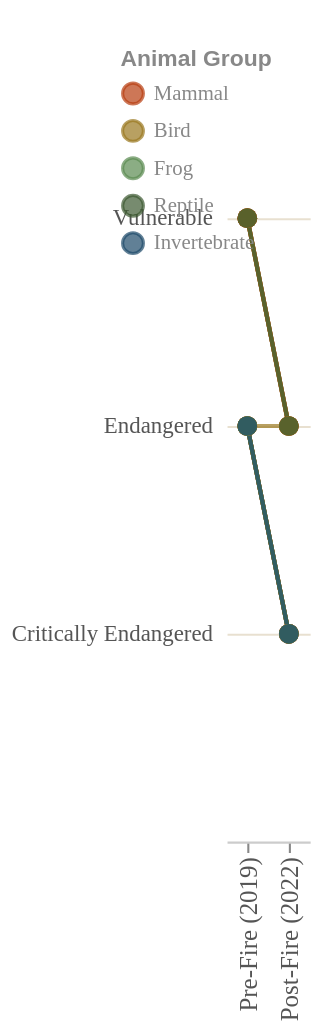

Specify this chart in Vega-Lite:
### Vega-Lite specification from a JSON file in a GitHub repository (floating-point values rounded to 4 significant figures)
{"$schema": "https://vega.github.io/schema/vega-lite/v5.json", "width": "container", "height": 400, "background": "transparent", "data": {"values": [{"species": "Kangaroo Island Dunnart", "group": "Mammal", "time": "Pre-Fire (2019)", "status": 2, "label": "Endangered"}, {"species": "Kangaroo Island Dunnart", "group": "Mammal", "time": "Post-Fire (2022)", "status": 1, "label": "Critically Endangered"}, {"species": "Long-footed Potoroo", "group": "Mammal", "time": "Pre-Fire (2019)", "status": 2, "label": "Endangered"}, {"species": "Long-footed Potoroo", "group": "Mammal", "time": "Post-Fire (2022)", "status": 1, "label": "Critically Endangered"}, {"species": "Greater Glider", "group": "Mammal", "time": "Pre-Fire (2019)", "status": 3, "label": "Vulnerable"}, {"species": "Greater Glider", "group": "Mammal", "time": "Post-Fire (2022)", "status": 2, "label": "Endangered"}, {"species": "Leadbeater's Possum", "group": "Mammal", "time": "Pre-Fire (2019)", "status": 2, "label": "Endangered"}, {"species": "Leadbeater's Possum", "group": "Mammal", "time": "Post-Fire (2022)", "status": 1, "label": "Critically Endangered"}, {"species": "Smoky Mouse", "group": "Mammal", "time": "Pre-Fire (2019)", "status": 2, "label": "Endangered"}, {"species": "Smoky Mouse", "group": "Mammal", "time": "Post-Fire (2022)", "status": 1, "label": "Critically Endangered"}, {"species": "Brush-tailed Rock-wallaby", "group": "Mammal", "time": "Pre-Fire (2019)", "status": 3, "label": "Vulnerable"}, {"species": "Brush-tailed Rock-wallaby", "group": "Mammal", "time": "Post-Fire (2022)", "status": 2, "label": "Endangered"}, {"species": "Eastern Pygmy Possum", "group": "Mammal", "time": "Pre-Fire (2019)", "status": 3, "label": "Vulnerable"}, {"species": "Eastern Pygmy Possum", "group": "Mammal", "time": "Post-Fire (2022)", "status": 2, "label": "Endangered"}, {"species": "Swift Parrot", "group": "Bird", "time": "Pre-Fire (2019)", "status": 2, "label": "Endangered"}, {"species": "Swift Parrot", "group": "Bird", "time": "Post-Fire (2022)", "status": 1, "label": "Critically Endangered"}, {"species": "Regent Honeyeater", "group": "Bird", "time": "Pre-Fire (2019)", "status": 2, "label": "Endangered"}, {"species": "Regent Honeyeater", "group": "Bird", "time": "Post-Fire (2022)", "status": 1, "label": "Critically Endangered"}, {"species": "Glossy Black-Cockatoo", "group": "Bird", "time": "Pre-Fire (2019)", "status": 3, "label": "Vulnerable"}, {"species": "Glossy Black-Cockatoo", "group": "Bird", "time": "Post-Fire (2022)", "status": 2, "label": "Endangered"}, {"species": "Eastern Bristlebird", "group": "Bird", "time": "Pre-Fire (2019)", "status": 2, "label": "Endangered"}, {"species": "Eastern Bristlebird", "group": "Bird", "time": "Post-Fire (2022)", "status": 2, "label": "Endangered"}, {"species": "Gang-gang Cockatoo", "group": "Bird", "time": "Pre-Fire (2019)", "status": 3, "label": "Vulnerable"}, {"species": "Gang-gang Cockatoo", "group": "Bird", "time": "Post-Fire (2022)", "status": 2, "label": "Endangered"}, {"species": "Blue Mountains Swamp Frog", "group": "Frog", "time": "Pre-Fire (2019)", "status": 2, "label": "Endangered"}, {"species": "Blue Mountains Swamp Frog", "group": "Frog", "time": "Post-Fire (2022)", "status": 1, "label": "Critically Endangered"}, {"species": "Stuttering Frog", "group": "Frog", "time": "Pre-Fire (2019)", "status": 2, "label": "Endangered"}, {"species": "Stuttering Frog", "group": "Frog", "time": "Post-Fire (2022)", "status": 1, "label": "Critically Endangered"}, {"species": "Narrow-headed Skink", "group": "Reptile", "time": "Pre-Fire (2019)", "status": 3, "label": "Vulnerable"}, {"species": "Narrow-headed Skink", "group": "Reptile", "time": "Post-Fire (2022)", "status": 2, "label": "Endangered"}, {"species": "Kangaroo Island Assassin Spider", "group": "Invertebrate", "time": "Pre-Fire (2019)", "status": 2, "label": "Endangered"}, {"species": "Kangaroo Island Assassin Spider", "group": "Invertebrate", "time": "Post-Fire (2022)", "status": 1, "label": "Critically Endangered"}]}, "params": [{"name": "groupSelect", "value": "All", "bind": {"input": "select", "options": ["All", "Mammal", "Bird", "Frog", "Reptile", "Invertebrate"], "labels": ["All Groups", "Mammals", "Birds", "Frogs", "Reptiles", "Invertebrates"], "name": "Filter by group: "}}], "transform": [{"filter": "groupSelect === 'All' || datum.group === groupSelect"}], "layer": [{"mark": {"type": "line", "strokeWidth": 2, "opacity": 0.7}, "encoding": {"x": {"field": "time", "type": "ordinal", "sort": ["Pre-Fire (2019)", "Post-Fire (2022)"], "axis": {"title": null, "labelColor": "#555", "labelFont": "DM Mono", "labelFontSize": 12, "grid": false, "domainColor": "#ccc"}}, "y": {"field": "status", "type": "quantitative", "scale": {"domain": [0.5, 3.5]}, "axis": {"title": null, "values": [1, 2, 3], "labelExpr": "datum.value===1?'Critically Endangered':datum.value===2?'Endangered':'Vulnerable'", "labelColor": "#555", "labelFont": "DM Mono", "labelFontSize": 11, "grid": true, "gridColor": "#e8e0d0", "domainColor": "transparent", "tickColor": "transparent"}}, "detail": {"field": "species"}, "color": {"field": "group", "type": "nominal", "scale": {"domain": ["Mammal", "Bird", "Frog", "Reptile", "Invertebrate"], "range": ["#b83d10", "#9a7820", "#5a8a50", "#3d5a32", "#1e4a6a"]}, "legend": {"title": "Animal Group", "labelColor": "#888", "titleColor": "#888", "labelFont": "DM Mono", "orient": "top-right"}}, "tooltip": [{"field": "species", "title": "Species"}, {"field": "group", "title": "Group"}, {"field": "time", "title": "Period"}, {"field": "label", "title": "Threat Status"}]}}, {"mark": {"type": "point", "filled": true, "size": 90}, "encoding": {"x": {"field": "time", "type": "ordinal", "sort": ["Pre-Fire (2019)", "Post-Fire (2022)"]}, "y": {"field": "status", "type": "quantitative"}, "color": {"field": "group", "type": "nominal", "scale": {"domain": ["Mammal", "Bird", "Frog", "Reptile", "Invertebrate"], "range": ["#b83d10", "#9a7820", "#5a8a50", "#3d5a32", "#1e4a6a"]}}, "tooltip": [{"field": "species", "title": "Species"}, {"field": "group", "title": "Group"}, {"field": "time", "title": "Period"}, {"field": "label", "title": "Threat Status"}]}}], "config": {"view": {"stroke": null}}}
